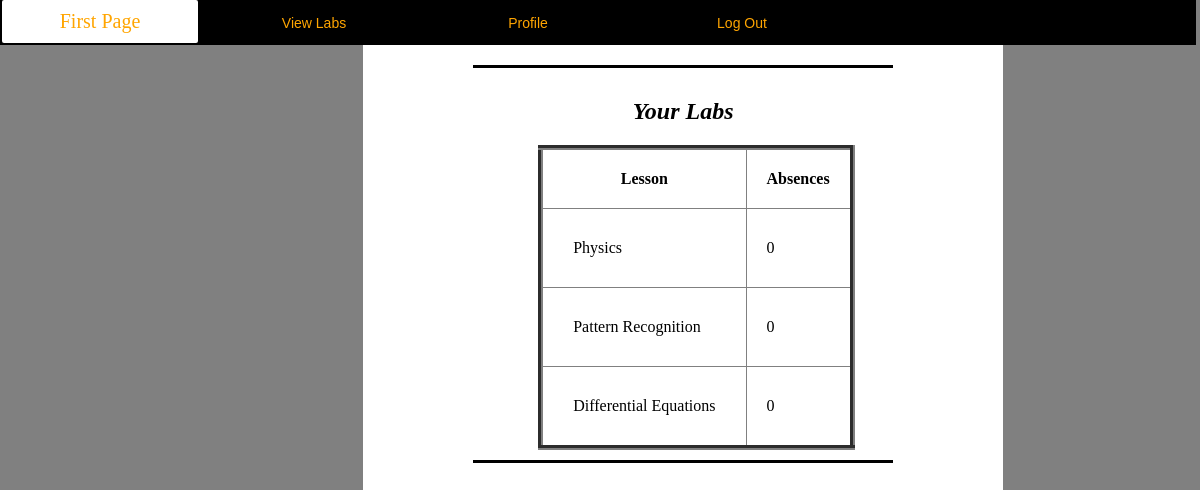
/view-student.php?AEM=user1, run on the app's committed database.
### tables this page shows
CREATE TABLE IF NOT EXISTS `connection_between_students_and_labs` (
  `Lab_key` int(11) NOT NULL,
  `AEM` varchar(50) NOT NULL,
  `absence` int(11) NOT NULL,
  PRIMARY KEY (`Lab_key`,`AEM`)
);

CREATE TABLE IF NOT EXISTS `labs` (
  `Lab_key` int(11) NOT NULL AUTO_INCREMENT,
  `lesson_name` varchar(50) NOT NULL,
  `lesson_hour` varchar(50) NOT NULL,
  PRIMARY KEY (`Lab_key`)
);

### view-student.php (the view, shortened to what this page needs)
<?php
$AEM=$_GET["AEM"];
echo"
<html>
<head>
<title>Student's Labs</title>
<link rel='icon' href='teiser.png'>
<link rel='stylesheet' type='text/css' href='style.css'>
<meta charset='utf-8' />
<style>
h2{
	text-align  : center;
	font-family : verdana;
	font-style  : italic;
}
p{
	font-family : verdana;
	font-style  : italic;
}
</style>
</head>
<body style='background-color : grey;'>
<div id='dist_menu'>
		<a href='index_student.php?AEM=".$AEM."'>
		<button class='Dist_menu_buttons' id='first_page'>First Page</button></a>
		<a href='view-student.php?AEM=".$AEM."'>
		<button  id='insert_stu' class='Dist_menu_buttons'>View Labs</button></a>
		<a href='student_profile_view.php?AEM=".$AEM."'>
		<button  id='insert_pr'  class='Dist_menu_buttons'>Profile</button></a>
		<a href='index.php'>
		<button  id='insert_pr'  class='Dist_menu_buttons'>Log Out</button></a>
</div>
";
echo"
<div style='background-color : white; width : 600px; height  :100%; margin-left : 30%; padding : 20px;' >
		<div class='professor_information_form1'>
	<h2>Your  Labs</h2>
<table border=1 style='margin-left :55px;  border-width :5px; border-collapse:collapse;'>
<tr>
	<th style='padding : 20px;'>Lesson</th>
	<th style='padding : 20px;' >Absences</th>
</tr>";
$studentLabsCount=mysql_query("SELECT Lab_key FROM connection_between_students_and_labs WHERE AEM='".$AEM."'");
while ($test=mysql_fetch_array($studentLabsCount)){
	echo"<tr>
			";
			$lesson_name=mysql_query("SELECT lesson_name FROM labs WHERE Lab_key='".$test["Lab_key"]."'");
			$lesson_name_row=mysql_fetch_array($lesson_name);
			echo"
			<td style='padding:30px;'>".$lesson_name_row["lesson_name"]."</td>
			";
			$test3=mysql_query("SELECT absence FROM connection_between_students_and_labs WHERE AEM='".$AEM."' AND Lab_key='".$test["Lab_key"]."'");
			$labs1=mysql_fetch_array($test3);
			echo"
			<td style='padding : 20px;'>".$labs1["absence"]."</td>
			</tr>";
}
echo"</table>
</div>
</div>
</body>
</html>";
?>

### style.css (style rules this page uses)
#dist_menu { margin-left: -10px; margin-top : -10px; width : 101.2%; background-color : black; }
.Dist_menu_buttons { border : 2px solid rgb(0,0,0); border-radius : 4px; width :200px; text-align :center; padding : 10px; background: transparent; color : orange; }
#first_page { font-size :15px; margin-left : 2px; }
#insert_stu, #insert_pr , #insert_la { font-size :20px; margin-left : 10px; }
.professor_information_form1 { margin-left : 15%; width :400px; padding : 10px; border : none ; border-top-style:solid ; border-bottom-style:solid; }
#first_page { font-size :20px; margin-left : 2px; }
#insert_stu, #insert_pr ,#insert_la,#insert_student_to_lab { font-size :14px; margin-left : 10px; }
#name_div,#last_div,#email_div, { margin-top : 40px; }

### view-student.php (style rules this page uses)
h2 { text-align : center; font-family : verdana; font-style : italic; }

### data on the page
connection_between_students_and_labs: labs.lesson_name "Physics", absence "0"
connection_between_students_and_labs: labs.lesson_name "Pattern Recognition", absence "0"
connection_between_students_and_labs: labs.lesson_name "Differential Equations", absence "0"
